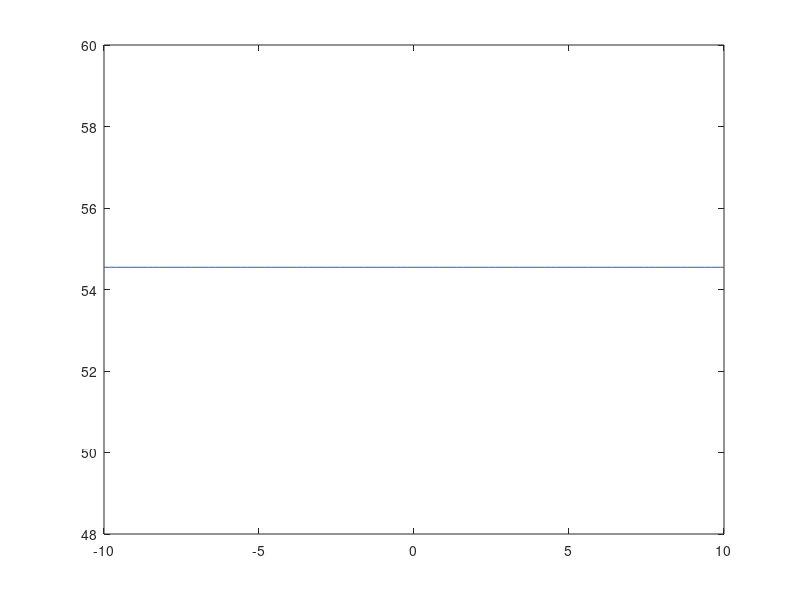

This figure's MATLAB source:
%close all
clear all

% SIDH with 2 spherical waves

f_o = 3;                                % Focal length of objective (mm)    
NA = 1.4;                               % Numerical aperture of objective
R_o = (f_o*NA)*(55/18);                 % Radius of beam at interferometer using 60x oil objective (mm)
wave = 680e-6;                          % Wavelength of light (mm)
delta_c = 16e-3;                        % Pixel size of camera (mm)
f_d1 = 434.7826 ; f_d2 = 588.2353;          % Focal lengths of mirrors
f_tl = 180;                             % Focal length of tube lens
f_1 = 550;                              % Focal length of L1
s_fac = (f_d2-f_d1)/(f_d2+f_d1);        % s-factor
z_s = 2.990:200e-6:3.010;
d1 = 183;                               % Distance between objective and tube lens
d2 = 730;                               % Distance between tube lens and L1
d3 = 550;                               % Distance between L1 and Interferometer
z_h = (2*f_d1*f_d2)/(f_d1+f_d2);        % Distance between interferometer and camera (maximum overlap)
%z_h = 450;
z_r = zeros(1,length(z_s));
trans_mag = zeros(1,length(z_s));
magnified_hologram = zeros(1,length(z_s)); 
f_e = zeros(1,length(z_s));
f_g = zeros(1,length(z_s));
f_h = zeros(1,length(z_s));
f_j = zeros(1,length(z_s));
gamma = zeros(1,length(z_s));
%Condition to sample finest fringe of Hologram
z_h_min = ((4*R_o*delta_c)/wave);  % Min SLM-camera distance (mm)

%Reconstruction Distance
for i = 1:length(z_s)
    if (z_s(i) == f_o)
        z_r(i) = -((z_h-f_d1)*(z_h-f_d2))/(f_d1-f_d2);
    else
        f_e(i) = (f_o*z_s(i))/(f_o-z_s(i));
        f_g(i) = (f_tl*(f_e(i)+d1))/(f_tl-(f_e(i)+d1));
        f_h(i) = (f_1*(f_g(i)+d2))/(f_1-(f_g(i)+d2));
        gamma(i) = f_h(i)+d3;
        zf1 = gamma(i)*z_h - f_d1*(gamma(i)+z_h); zf2 = gamma(i)*z_h - f_d2*(gamma(i)+z_h);
        z_r(i) = -(zf1*zf2)/(gamma(i)^2*(f_d1-f_d2));
    end
end

%Radius of hologram at Interferometer
y_enter = 0;
theta_enter = NA;
%Element B of Jones Matrix
elem_B_term5 = (d1*(1-(d3/f_1))*(1-(d2/f_tl)));
elem_B_term6 = (d3*(1-(d1/f_tl)));
elem_B_term7 = (d2*(1-(d3/f_1)));
elem_B = zeros(1,length(z_s));
y_exit = zeros(1,length(z_s));
for i = 1: length(z_s)
    elem_B_term1 = (1-(d1/f_o))*(1-(d3/f_1))*(1-(d2/f_tl))*(z_s(i)); 
    elem_B_term2 = (d3/f_tl)*(1-(d1/f_o))*(z_s(i));
    elem_B_term3 = (d2/f_o)*(1-(d3/f_1))*(z_s(i));
    elem_B_term4 = (d3/f_o)*(z_s(i));  
    elem_B(i) = elem_B_term1-elem_B_term2-elem_B_term3-elem_B_term4+elem_B_term5+elem_B_term6+elem_B_term7;
    y_exit(i) = elem_B(i)*theta_enter;
    R_o(i) = abs(elem_B(i)*theta_enter);
end

%Transverse magnification
for i = 1:length(z_s)
    if (z_s(i) == f_o)
        trans_mag(i) = (f_tl/f_o)*(z_h/f_1);
    else
        f_e(i) = (f_o*z_s(i))/(f_o-z_s(i));
        f_g(i) = (f_tl*(f_e(i)+d1))/(f_tl-(f_e(i)+d1));
        f_h(i) = (f_1*(f_g(i)+d2))/(f_1-(f_g(i)+d2));
        f_j(i) = (f_d1*(d3+f_h(i)))/(f_d1-(d3+f_h(i)));
        trans_mag(i) = abs((f_e(i)/z_s(i))*(f_g(i)/(f_e(i)+d1))*(f_h(i)/(f_g(i)+d2))*(z_h/(f_h(i)+d3)));
    end
end


%Radius of hologram at camera
y_enter = 0;
theta_enter = NA;
elem_D_term4 = (d1/f_1)*(1-(d2/f_tl));
elem_D_term5 = (d1/f_tl);  
elem_D_term6 = (1-(d2/f_1));
elem_D = zeros(1,length(z_s));
y_exit_camera = zeros(1,length(z_s));
R_spherical_short = zeros(1,length(z_s));
R_spherical_long = zeros(1,length(z_s));
R_h = zeros(1,length(z_s));
OPD_max = zeros(1,length(z_s));
for i = 1: length(z_s) 
    elem_D_term1 = (z_s(i)/f_1)*(1-(d2/f_tl))*(1-(d1/f_o));
    elem_D_term2 = (z_s(i)/f_tl)*(1-(d1/f_o));
    elem_D_term3 = (z_s(i)/f_o)*(1-(d2/f_1));
    elem_D(i) = -elem_D_term1-elem_D_term2-elem_D_term3-elem_D_term4-elem_D_term5+elem_D_term6;
    %Radius of shorter focal length spherical wave at camera
    R_spherical_short(i) = (elem_B(i)*(1-(z_h/f_d1))+(z_h*elem_D(i)))*theta_enter;
    %Radius of shorter focal length spherical wave at camera
    R_spherical_long(i) = (elem_B(i)*(1-(z_h/f_d2))+(z_h*elem_D(i)))*theta_enter;
    R_h(i) = min(abs(R_spherical_short(i)),abs(R_spherical_long(i)));
    OPD_max(i) = sqrt((R_o(i)+R_h(i))^2+z_h^2)- sqrt((R_o(i)-R_h(i))^2+z_h^2);
end

delta_lambda = (690-654)*10^-6;
lambda = 670e-6;
OPD_condition = (lambda^2/delta_lambda);


defocus = (z_s*1e+3-3e+3);
for i = 1: length(z_s)
    magnified_hologram(i) = R_h(i)/trans_mag(i);
    mag_hol(i) = (magnified_hologram(i)*1.0)/sum(magnified_hologram);
end
plot(defocus,trans_mag)

